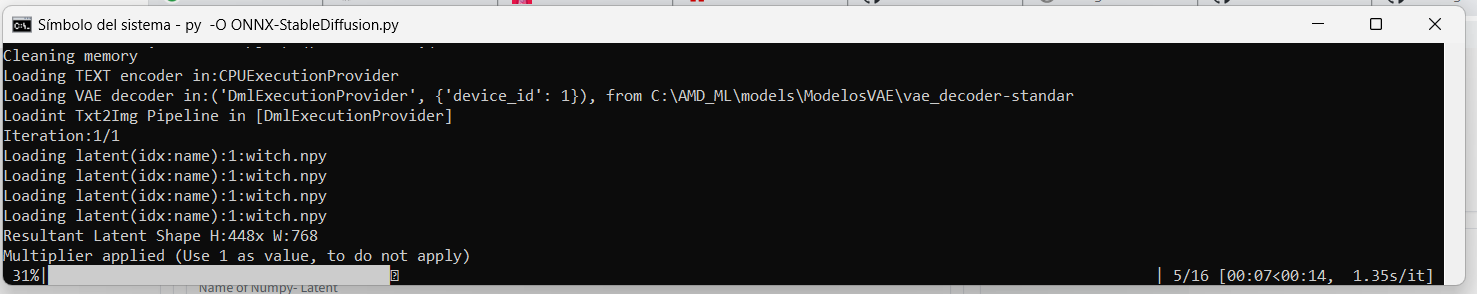
#> input picture Images/CMD-Example.png, 1477 x 301 px; its folder holds only this picture in this run
$ python -i superresolution.py   (imports and definitions only)
#> lines starting #> are read from the running program, lines starting #| are printed output that depends on the picture
from PIL import Image
#from resizeimage import resizeimage
import numpy as np
import onnxruntime

# [1 line not run here, left out]
ort_session = None

def superrsolution_pre_process_img(img_path):
#> called with img_path = '../Images/CMD-Example.png'
    orig_img = Image.open(img_path)
#> orig_img is the input picture: PIL image 1477x301 RGB; mean R, G, B 66.8, 66.8, 66.9
    ratio= orig_img.size[0]/orig_img.size[1]
#> ratio = 4.91
    img =orig_img.resize([224, 224], Image.Resampling.LANCZOS)
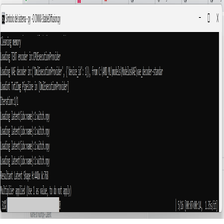
#> img: PIL image 224x224 RGB; mean R, G, B 66.7, 66.8, 66.8
    img_ycbcr = img.convert('YCbCr')
#> img_ycbcr: PIL image 224x224 YCbCr; mean of channels 0, 1, 2 66.7, 128, 127.9
    img_y_0, img_cb, img_cr = img_ycbcr.split()
    img_ndarray = np.asarray(img_y_0)
    img_4 = np.expand_dims(np.expand_dims(img_ndarray, axis=0), axis=0)
    img_5 = img_4.astype(np.float32) / 255.0
    return img_5, img_cb, img_cr,ratio


def superrsolution_post_process_img(img_out_y, img_cb, img_cr,ratio=1):
    img_out_y = Image.fromarray(np.uint8((img_out_y[0] * 255.0).clip(0, 255)[0]), mode='L')
    # get the output image follow post-processing step from PyTorch implementation
    final_img = Image.merge(
        "YCbCr", [
            img_out_y,
            img_cb.resize(img_out_y.size, Image.BICUBIC),
            img_cr.resize(img_out_y.size, Image.BICUBIC),
        ]).convert("RGB")
    final_img=final_img.resize([int(final_img.size[0]*ratio), final_img.size[1]])
    return final_img

def superresolution_process(img_path):
    img_5, img_cb, img_cr, ratio = superrsolution_pre_process_img(img_path)
#> ratio = 4.91
    global ort_session
    if ort_session == None:
#> (the run stopped early here; a loop or call above may not have finished)
